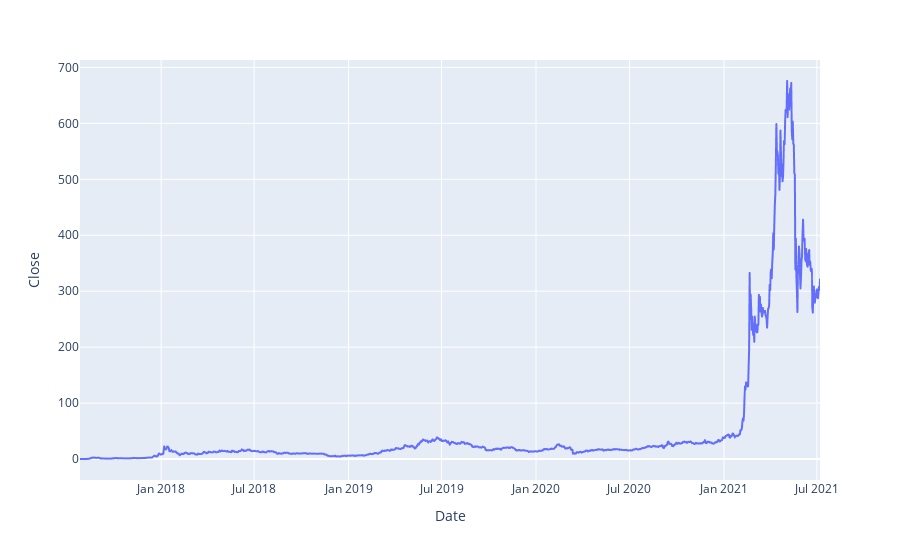

The code cell stored with this chart in its notebook:
### Code cell
fig = px.line(data, x='Date', y="Close")
fig.show();

### Figure 1 — Plotly figure (JSON) as saved in the notebook; plotly's stock layout.template omitted (floating-point values rounded to 4 significant figures; data arrays with more than 128 entries replaced by an {"elided": "..."} marker saying what was removed)
{"data": [{"hovertemplate": "Date=%{x}<br>Close=%{y}<extra></extra>", "legendgroup": "", "line": {"color": "#636efa", "dash": "solid"}, "marker": {"symbol": "circle"}, "mode": "lines", "name": "", "showlegend": false, "x": {"elided": "1442 str values"}, "xaxis": "x", "y": {"elided": "1442 float values"}, "yaxis": "y", "type": "scattergl"}], "layout": {"xaxis": {"anchor": "y", "domain": [0, 1], "title": {"text": "Date"}}, "yaxis": {"anchor": "x", "domain": [0, 1], "title": {"text": "Close"}}, "legend": {"tracegroupgap": 0}, "margin": {"t": 60}}}
